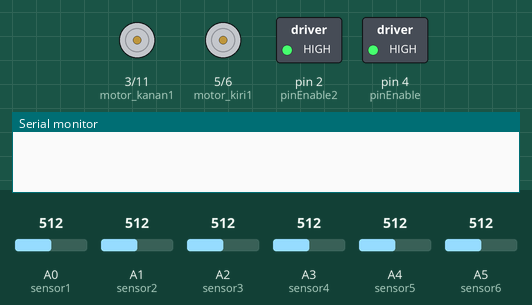
Bench run of a sketch on a simulated Arduino Uno, built with avr-gcc and run on an emulated ATmega328P. Parts: motor-driver pin pairs drawn as motors (green arrow = first pin HIGH = forward, orange = second pin HIGH = backward, longer = more drive), switched loads named in the sketch (green lamp = pin HIGH), the last lines printed to the serial monitor. The test bench sets the inputs (shaded band); at power-on: A0 (sensor1) = 512, A1 (sensor2) = 512, A2 (sensor3) = 512, A3 (sensor4) = 512, A4 (sensor5) = 512, A5 (sensor6) = 512.

Above: at 1.2 s.
1.3 s: A0 (sensor1) set to 37
2.8 s: A0 (sensor1) set to 30
At 3.3 s:
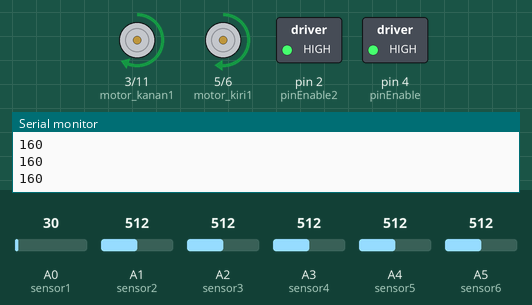
Timing chart, 0 to 5.8 s (numbered marks = the images above; inputs shaded):
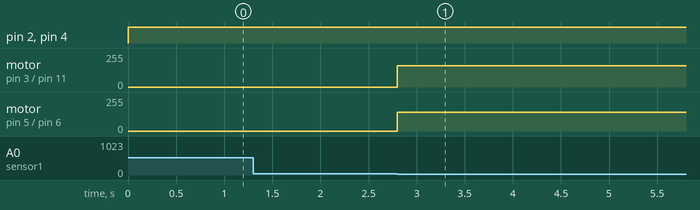

The sketch:

PID_Kasus_P__Proporsional__-_Nadia_Novemi_Wilza_-_6702190040.ino
```cpp
//~~~~~~~~~~~~~~~~~~~~~~~~~~~~~~~~~~~~~~~~~~~~~~~~

// Modul Praktikum 3 - Sistem Kendali PID Kasus P
// Nama Tim : Gemoy
// Nama Anggota 1 : Nadia Novemi Wilza
// Nama Anggota 2 : Hudiya Sukma
// Versi Program  : 1.0

//~~~~~~~~~~~~~~~~~~~~~~~~~~~~~~~~~~~~~~~~~~~~~~~~

// Deklarasi Variabel Sensor
int sensor1 = A0;
int sensor2 = A1;
int sensor3 = A2;
int sensor4 = A3;
int sensor5 = A4;
int sensor6 = A5;
int button1 = 8;
int button2 = 9;
int baca_sensor[6];

//Variable motor
int pinEnable = 4; //Harus diset HIGH apabila akan diaktifkan
int pinEnable2 = 2; //Harus diset HIGH apabila akan diaktifkan

//Motor kiri
int motor_kiri1 = 5; //Input motor driver 1 L293D
int motor_kiri2 = 6; //Input motor driver 2 L293D

//Motor kanan
int motor_kanan1 = 3; //Input motor driver 3 L293D
int motor_kanan2 = 11; //Input motor driver 3 L293D

int maxpwm = 255; //Agar output motor tidak overflow

//Variable bantuan da buffer
int x;

//Kode Error
int LastError = 0; //Nilai 0 berarti tidak ada error
int error = 0;
int PID_value;
int kecepatanMotorKanan, kecepatanMotorKiri, kecepatanSetPoint = 150;

void setup()
{
  //pinmode input sensor
  pinMode(sensor1, INPUT); //Set pin A0 sebagai input
  pinMode(sensor2, INPUT); //Set pin A1 sebagai input
  pinMode(sensor3, INPUT); //Set pin A2 sebagai input
  pinMode(sensor4, INPUT); //Set pin A3 sebagai input
  pinMode(sensor5, INPUT); //Set pin A4 sebagai input
  pinMode(sensor6, INPUT); //Set pin A5 sebagai input

  //pinmode output sensor
  pinMode(pinEnable, OUTPUT);
  pinMode(pinEnable2, OUTPUT);
  pinMode(motor_kiri1, OUTPUT);
  pinMode(motor_kiri2, OUTPUT);
  pinMode(motor_kanan1, OUTPUT);
  pinMode(motor_kanan2, OUTPUT);

  //Inisialisasi komunikasi serial
  Serial.begin(9600); //Baud standar 9600
}

void readsensor(){ // untuk membaca sensor kemudian menyimpan Array
  baca_sensor[0] = analogRead(sensor1);
  baca_sensor[1] = analogRead(sensor2);
  baca_sensor[2] = analogRead(sensor3);
  baca_sensor[3] = analogRead(sensor4);
  baca_sensor[4] = analogRead(sensor5);
  baca_sensor[5] = analogRead(sensor6);

 /*
   for (x = 0; x <= 5; x++){
   Serial.println (baca_sensor[x]);
  }
  */
}

void If_Error(){

  //Sensor 1 saja yang mendeteksi gelap
  	 if (baca_sensor[0] < 34 && baca_sensor[1] > 34 &&
         baca_sensor[2] > 34 && baca_sensor[3] > 34 &&
         baca_sensor[4] > 34 && baca_sensor[5] > 34){

        LastError = -2;
        try_PID(LastError);
    }

  	//Sensor 2 saja yang mendeteksi gelap
  	 if (baca_sensor[0] > 34 && baca_sensor[1] < 34 &&
         baca_sensor[2] > 34 && baca_sensor[3] > 34 &&
         baca_sensor[4] > 34 && baca_sensor[5] > 34){

        LastError = -1;
        try_PID(LastError);
    }

  	//Sensor 3 saja yang mendeteksi gelap
  	 if (baca_sensor[0] > 34 && baca_sensor[1] > 34 &&
         baca_sensor[2] < 34 && baca_sensor[3] > 34 &&
         baca_sensor[4] > 34 && baca_sensor[5] > 34){

         LastError = 0;

         digitalWrite(pinEnable, HIGH);
         analogWrite(motor_kiri1, 255);
         analogWrite(motor_kiri2, 0);

         digitalWrite(pinEnable2, HIGH);
         analogWrite(motor_kanan1, 255);
         analogWrite(motor_kanan2, 0);
   }

    //Sensor 4 saja yang mendeteksi gelap
     if (baca_sensor[0] > 34 && baca_sensor[1] > 34 &&
         baca_sensor[2] > 34 && baca_sensor[3] < 34 &&
         baca_sensor[4] > 34 && baca_sensor[5] > 34){

         LastError = 0;
         try_PID(LastError);
   }

  	//Sensor 5 saja yang mendeteksi gelap
  	 if (baca_sensor[0] > 34 && baca_sensor[1] > 34 &&
         baca_sensor[2] > 34 && baca_sensor[3] > 34 &&
         baca_sensor[4] < 34 && baca_sensor[5] > 34){

        LastError = 1;
        try_PID(LastError);
    }

  //Sensor 6 saja yang mendeteksi gelap
  	 if (baca_sensor[0] > 34 && baca_sensor[1] > 34 &&
         baca_sensor[2] > 34 && baca_sensor[3] > 34 &&
         baca_sensor[4] > 34 && baca_sensor[5] < 34){

        LastError = 2;
        try_PID(LastError);
    }
}

void loop(){

  readsensor();

  //Sensor 1 dan 2 mendeteksi gelap, sisanya terang
    if (baca_sensor[0] < 34 && baca_sensor[1] < 34 &&
        baca_sensor[2] > 34 && baca_sensor[3] > 34 &&
        baca_sensor[4] > 34 && baca_sensor[5] > 34){

      LastError = -2;
      try_PID(LastError);
    }

  //Sensor 2 dan 3 mendeteksi gelap, sisanya terang
    if (baca_sensor[0] > 34 && baca_sensor[1] < 34 &&
        baca_sensor[2] < 34 && baca_sensor[3] > 34 &&
        baca_sensor[4] > 34 && baca_sensor[5] > 34){

      LastError = -1;
      try_PID(LastError);
    }

  //Sensor 3 dan 4 mendeteksi gelap, sisanya terang
    if (baca_sensor[0] > 34 && baca_sensor[1] > 34 &&
        baca_sensor[2] < 34 && baca_sensor[3] < 34 &&
        baca_sensor[4] > 34 && baca_sensor[5] > 34){

      LastError = 0;

      digitalWrite(pinEnable, HIGH);
      analogWrite(motor_kiri1, 255);
      analogWrite(motor_kiri2, 0);

      digitalWrite(pinEnable2, HIGH);
      analogWrite(motor_kanan1, 255);
      analogWrite(motor_kanan2, 0);
    }

  //Sensor 4 dan 5 mendeteksi gelap, sisanya terang
    if (baca_sensor[0] > 34 && baca_sensor[1] > 34 &&
        baca_sensor[2] > 34 && baca_sensor[3] < 34 &&
        baca_sensor[4] < 34 && baca_sensor[5] > 34){

      LastError = 1;
      try_PID(LastError);
    }

  //Sensor 5 dan 6 mendeteksi gelap, sisanya terang
  	if (baca_sensor[0] > 34 && baca_sensor[1] > 34 &&
        baca_sensor[2] > 34 && baca_sensor[3] > 34 &&
        baca_sensor[4] < 34 && baca_sensor[5] < 34){

      LastError = 2;
      try_PID(LastError);
    }

  //Semua sensor mendeteksi terang
  	if (baca_sensor[0] > 34 && baca_sensor[1] > 34 &&
        baca_sensor[2] > 34 && baca_sensor[3] > 34 &&
        baca_sensor[4] > 34 && baca_sensor[5] > 34){

        digitalWrite(pinEnable, HIGH);
      //analogWrite(pin, value 0-255)
        analogWrite(motor_kiri1, 0);
        analogWrite(motor_kiri2, 0);

        digitalWrite(pinEnable2, HIGH);
        analogWrite(motor_kanan1, 0);
        analogWrite(motor_kanan2, 0);
    }
  If_Error();
}

void try_PID(int LastError){

  //Serial.print ("Error Sensor Detect : ");
  //Serial.println (LastError);


  int kp = 5, ki = 0, kd = 0; //kp range = 1-5
  int rate = error - LastError;//0-(-2) = 2
  //PID_value = (kp * LastError) + (kd * rate) + (ki / rate);
  PID_value =(kp * LastError);
  kecepatanMotorKanan = kecepatanSetPoint - PID_value;//255-60 = 195
  kecepatanMotorKiri  = kecepatanSetPoint + PID_value;//255+60 = 60

  kecepatanMotorKiri  = constrain(kecepatanMotorKiri, 0, 255);
  kecepatanMotorKanan = constrain(kecepatanMotorKanan, 0, 255);

  Serial.println (kecepatanMotorKanan);

  //Serial.print ("Error : ");
  //Serial.println (error);
  //Serial.print ("\n");
  //Serial.print ("rate  : ");
  //Serial.println (rate);
  //Serial.print ("\n");
  //Serial.print ("PID   : ");
  //Serial.println (PID_value);
  //Serial.print ("\n");
  //Serial.print ("Motor Kanan   : ");
  //Serial.println (kecepatanMotorKanan);
  //Serial.print ("\n");
  //Serial.print ("Motor Kiri    : ");
  //Serial.println (kecepatanMotorKiri);
  //Serial.print ("\n");
  //delay (1000);


  digitalWrite(pinEnable, HIGH);
  analogWrite(motor_kiri1,kecepatanMotorKiri);
  analogWrite(motor_kiri2, 0);

  digitalWrite(pinEnable2, HIGH);
  analogWrite(motor_kanan1, kecepatanMotorKanan);
  analogWrite(motor_kanan2, 0);
}
   
```

Measured:
- the behaviour switches between 34 and 33 on A0 (sensor1) (found by bisection; images 0 and 1)
- after the input at 1.3 s, every drawn part: stays the same
- after the input at 2.8 s, motor on pin 3 (motor_kanan1) / pin 11 (motor_kanan2): stopped → forward 160/255 at once; motor on pin 5 (motor_kiri1) / pin 6 (motor_kiri2): stopped → forward 140/255 at once
